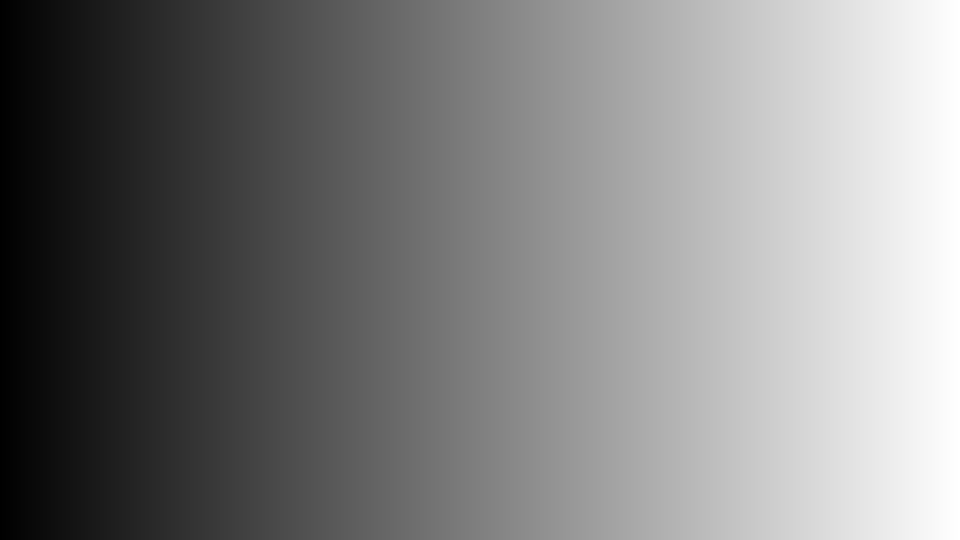
#> input picture Lab/Lab 3/Lab 3/gradient.png, 1920 x 1080 px, found by its file name (shown at 1/2 size)
$ python 'Task 4.py'
#> lines starting #> are read from the running program, lines starting #| are printed output that depends on the picture
#> further down, image is the input picture: shape (1080, 1920); min 0, max 255, mean 127.4
import numpy as np
import cv2 as cv

def grayslicing(image):
    rows, cols = image.shape
#> rows = 1080; cols = 1920
    new_img = np.zeros((rows, cols), dtype=np.uint8)
    for i in range(rows):
        for j in range(cols):
            val = int(image[i][j])
            if((val >= 100) and (val <= 200)):
                new_img[i][j] = 210
            else:
                new_img[i][j] = image[i][j]
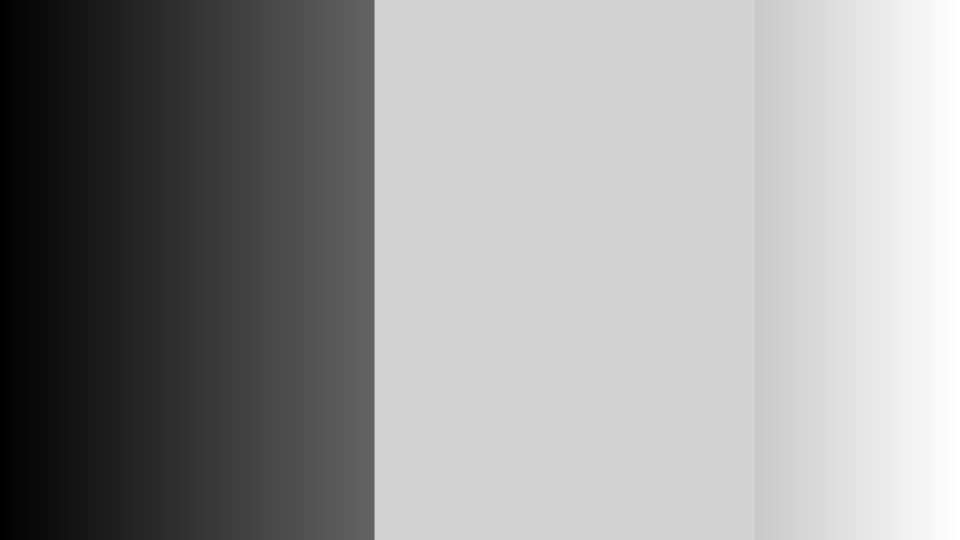
#> new_img: shape (1080, 1920) (shown at 1/2 size); min 0, max 255, mean 151.2

    return new_img

#Main
image = cv.imread("D:/Uni/Semester 6/DIP/Self/Lab/Lab 3/Lab 3/gradient.png", 0)
gray_img = grayslicing(image)

cv.imshow('Original', image)
cv.imshow('Graysliced', gray_img)
cv.waitKey()
